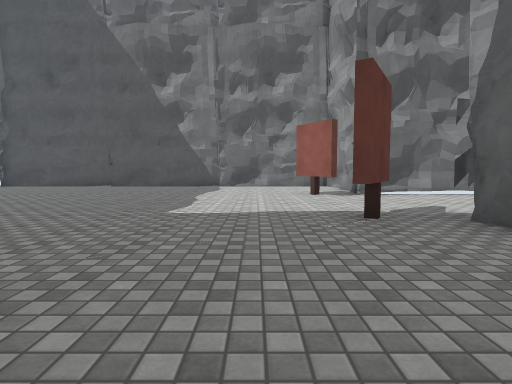
[1] (above)

14 first-person views from a walk through a Unity game level. The camera is 1.2 m above the floor, tilts 4° down and sees 80° across. The floor is counted in squares, 2 m on a side. Each view is taken from the middle of a square. On the plan, view 1 faces up. The plan holds only what a view shows up to about 9 squares ahead; the rest is blank. The place goes on beyond the plan. Surface patterns are stand-ins for the level's own textures.

[2]
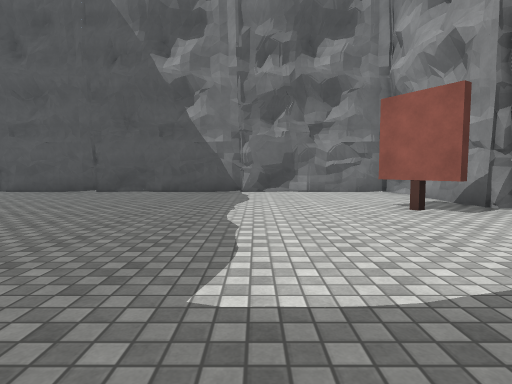

[3]
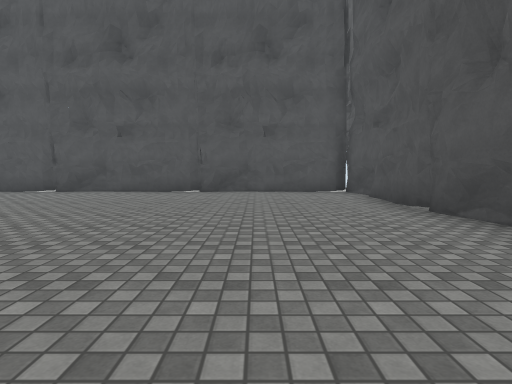

[4]
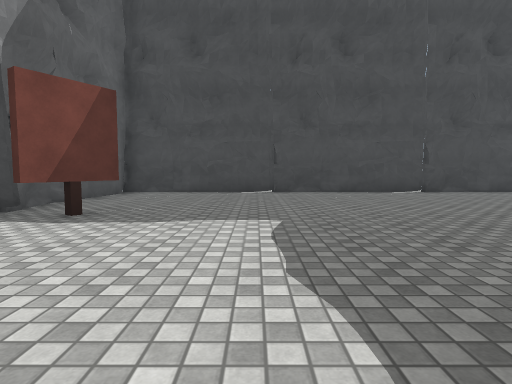

[5]
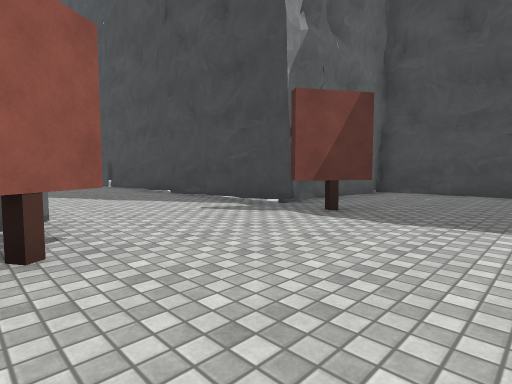

[6]
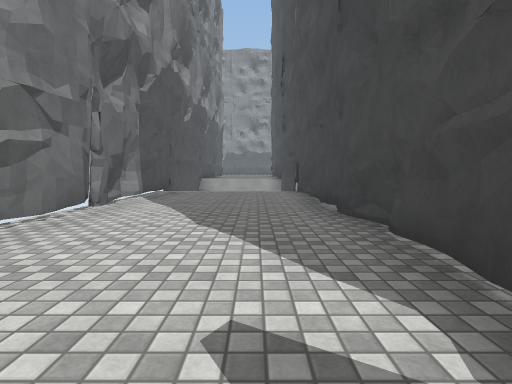

[7]
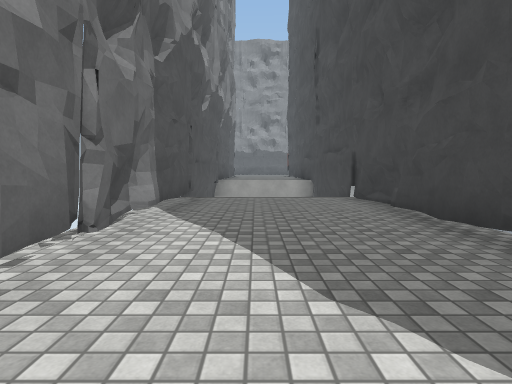

[8]
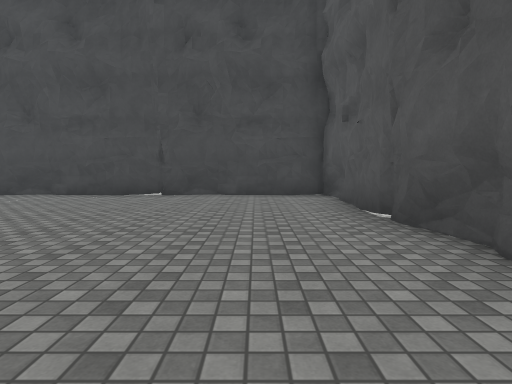

[9]
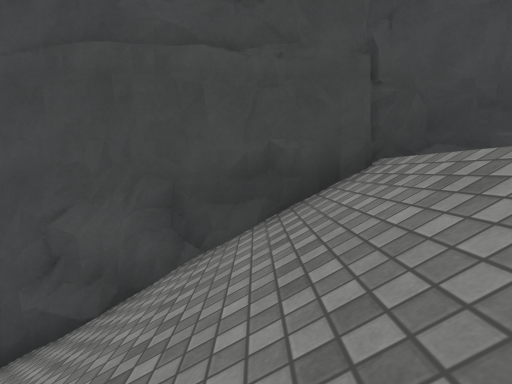

[10]
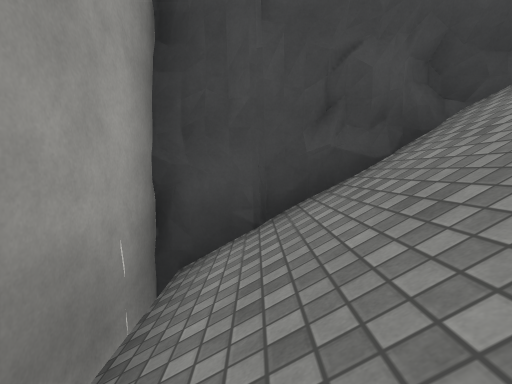

[11]
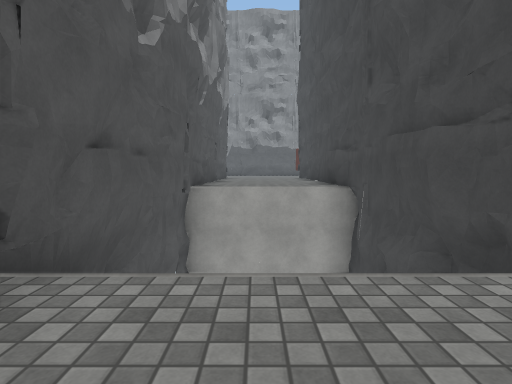

[12]
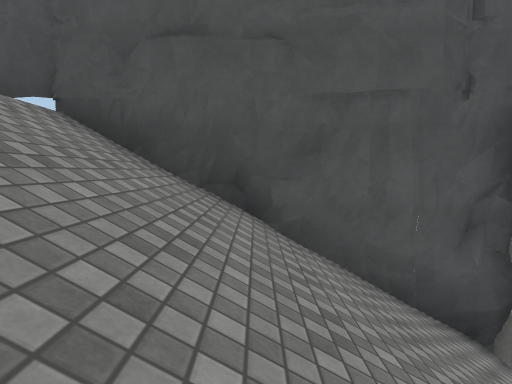

[13]
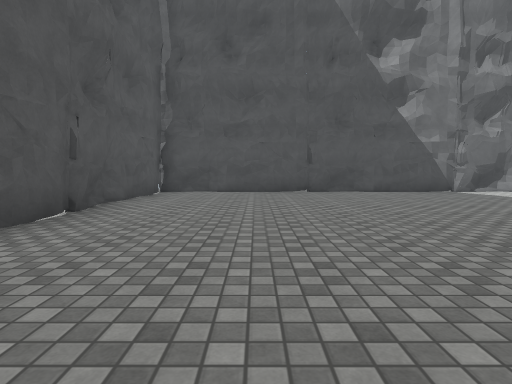

[14]
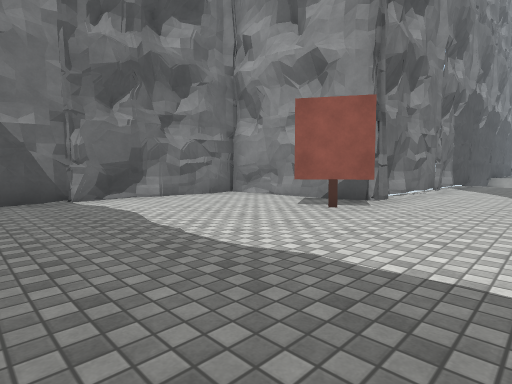

### Floor plan
Key: @ floor where view 1 was taken; # wall or solid block; . floor; / step, stairs or slope; O other object.
Columns run from 10 left of view 1 to 16 right of it. Each row starts with its distance up from view 1.
 12 ##############
 11 #............#
 10 #............#
  9 #............#
  8 #..........OO##############
  7 #...........O......../////#
  6 #..................../////#
  5 #..................../////#
  4 #..........OO##..##..##/###
  3 #............############
  2 #............#
  1 #............#
  0 #.........@..#
 -1 ##############

Positions as (right, up) in squares from view 1, and headings:
1: (0, 0), facing up
2: (-1, 3), facing up
3: (-1, 9), facing left
4: (-1, 8), facing down
5: (-1, 8), facing down-right
6: (2, 5), facing right
7: (4, 6), facing right
8: (-8, 7), facing down
9: (12, 7), facing down
10: (15, 7), facing down
11: (9, 6), facing right
12: (13, 4), facing up
13: (-7, 3), facing up
14: (-3, 5), facing up-right
